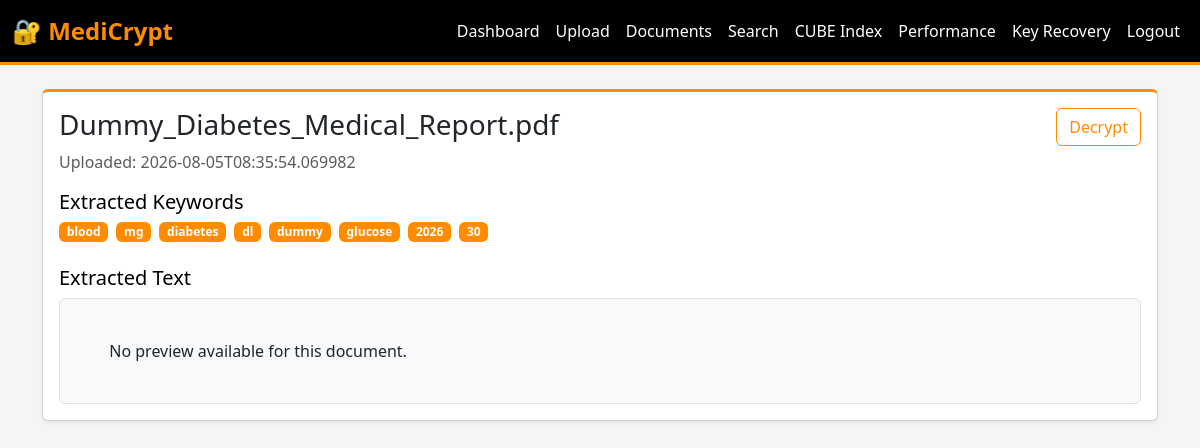
Page /documents/1 (signed in) on the committed database.
### tables this page shows
CREATE TABLE documents (id INTEGER PRIMARY KEY AUTOINCREMENT, filename TEXT, owner INTEGER, upload_date TEXT, encrypted_path TEXT, aes_key TEXT, FOREIGN KEY(owner) REFERENCES users(id));

CREATE TABLE keywords (id INTEGER PRIMARY KEY AUTOINCREMENT, document_id INTEGER, keyword TEXT, FOREIGN KEY(document_id) REFERENCES documents(id));

### app.py (the view)
    def wrapped_view(**kwargs):
        if "user_id" not in session:
            return redirect(url_for("login"))
        return view(**kwargs)

### app.py (called while the page is built)
def get_db():
    db = getattr(g, "db", None)
    if db is None:
        db = sqlite3.connect(app.config["DATABASE"])
        db.row_factory = sqlite3.Row
        g.db = db
    return db

def login_required(view):
    def wrapped_view(**kwargs):
        if "user_id" not in session:
            return redirect(url_for("login"))
        return view(**kwargs)
    wrapped_view.__name__ = view.__name__
    return wrapped_view

### templates/document_detail.html
{% extends "layout.html" %}
{% block content %}
<div class="card shadow-sm">
  <div class="card-body">
    <div class="d-flex justify-content-between align-items-start mb-3">
      <div>
        <h3 class="card-title">{{ document.filename }}</h3>
        <p class="text-muted mb-0">Uploaded: {{ document.upload_date }}</p>
      </div>
      <a class="btn btn-outline-primary" href="{{ url_for('decrypt', document_id=document.id) }}">Decrypt</a>
    </div>
    <div class="mb-4">
      <h5>Extracted Keywords</h5>
      {% if keywords %}
      <div class="d-flex flex-wrap gap-2">
        {% for keyword in keywords %}
          <span class="badge bg-secondary">{{ keyword }}</span>
        {% endfor %}
      </div>
      {% else %}
      <p class="text-muted">No keywords were extracted from this document.</p>
      {% endif %}
    </div>
    <div>
      <h5>Extracted Text</h5>
      <div class="border rounded p-3 bg-light" style="white-space: pre-wrap; max-height: 420px; overflow:auto;">
        {{ extracted_text or 'No preview available for this document.' }}
      </div>
    </div>
  </div>
</div>
{% endblock %}

### templates/layout.html (style rules this page uses)
:root { --primary-color: #000000; --orange-color: #ff8c00; --dark-bg: #1a1a1a; --light-text: #ffffff; }
body { background-color: #f5f5f5; }
.btn-outline-primary { color: var(--orange-color) !important; border-color: var(--orange-color) !important; }
.card { border-top: 3px solid var(--orange-color); }
.badge { background-color: var(--orange-color) !important; }
h1, h2, h3, h4, h5, h6 { color: var(--primary-color); }

### rows in the picture
documents: filename "Dummy_Diabetes_Medical_Report.pdf", upload_date "2026-08-05T08:35:54.069982"
keywords: keyword "blood"
keywords: keyword "mg"
keywords: keyword "diabetes"
keywords: keyword "dl"
keywords: keyword "dummy"
keywords: keyword "glucose"
keywords: keyword "2026"
keywords: keyword "30"

### other values in the picture
{{ extracted_text or 'No preview available for this document.' }} "No preview available for this document."
